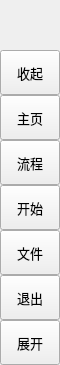
        <widget class="QFrame" name="leftMenuBg">
         <property name="minimumSize">
          <size>
           <width>60</width>
           <height>0</height>
          </size>
         </property>
         <property name="maximumSize">
          <size>
           <width>60</width>
           <height>16777215</height>
          </size>
         </property>
         <property name="frameShape">
          <enum>QFrame::NoFrame</enum>
         </property>
         <property name="frameShadow">
          <enum>QFrame::Raised</enum>
         </property>
         <layout class="QVBoxLayout" name="verticalLayout_3">
          <property name="spacing">
           <number>0</number>
          </property>
          <property name="leftMargin">
           <number>0</number>
          </property>
          <property name="topMargin">
           <number>0</number>
          </property>
          <property name="rightMargin">
           <number>0</number>
          </property>
          <property name="bottomMargin">
           <number>0</number>
          </property>
          <item>
           <widget class="QFrame" name="topLogoInfo">
            <property name="enabled">
             <bool>true</bool>
            </property>
            <property name="minimumSize">
             <size>
              <width>0</width>
              <height>50</height>
             </size>
            </property>
            <property name="maximumSize">
             <size>
              <width>16777215</width>
              <height>50</height>
             </size>
            </property>
            <property name="frameShape">
             <enum>QFrame::NoFrame</enum>
            </property>
            <property name="frameShadow">
             <enum>QFrame::Raised</enum>
            </property>
            <widget class="QFrame" name="topLogo">
             <property name="geometry">
              <rect>
               <x>10</x>
               <y>5</y>
               <width>42</width>
               <height>42</height>
              </rect>
             </property>
             <property name="minimumSize">
              <size>
               <width>42</width>
               <height>42</height>
              </size>
             </property>
             <property name="maximumSize">
              <size>
               <width>42</width>
               <height>42</height>
              </size>
             </property>
             <property name="autoFillBackground">
              <bool>false</bool>
             </property>
             <property name="styleSheet">
              <string notr="true">background-image: url(:/images/images/images/logo_45.png);</string>
             </property>
             <property name="frameShape">
              <enum>QFrame::NoFrame</enum>
             </property>
             <property name="frameShadow">
              <enum>QFrame::Raised</enum>
             </property>
            </widget>
            <widget class="QLabel" name="titleLeftApp">
             <property name="geometry">
              <rect>
               <x>70</x>
               <y>8</y>
               <width>160</width>
               <height>20</height>
              </rect>
             </property>
             <property name="font">
              <font>
               <family>Segoe UI Semibold</family>
               <pointsize>12</pointsize>
               <weight>7</weight>
               <italic>false</italic>
               <bold>false</bold>
              </font>
             </property>
             <property name="text">
              <string>toy-checksum</string>
             </property>
             <property name="alignment">
              <set>Qt::AlignLeading|Qt::AlignLeft|Qt::AlignTop</set>
             </property>
             <property name="margin">
              <number>2</number>
             </property>
            </widget>
            <widget class="QLabel" name="titleLeftDescription">
             <property name="geometry">
              <rect>
               <x>70</x>
               <y>27</y>
               <width>160</width>
               <height>16</height>
              </rect>
             </property>
             <property name="maximumSize">
              <size>
               <width>16777215</width>
               <height>16</height>
              </size>
             </property>
             <property name="font">
              <font>
               <family>Segoe UI</family>
               <pointsize>8</pointsize>
               <weight>50</weight>
               <italic>false</italic>
               <bold>false</bold>
              </font>
             </property>
             <property name="text">
              <string>DURUII</string>
             </property>
             <property name="alignment">
              <set>Qt::AlignLeading|Qt::AlignLeft|Qt::AlignTop</set>
             </property>
             <property name="margin">
              <number>2</number>
             </property>
            </widget>
           </widget>
          </item>
          <item>
           <widget class="QFrame" name="leftMenuFrame">
            <property name="frameShape">
             <enum>QFrame::NoFrame</enum>
            </property>
            <property name="frameShadow">
             <enum>QFrame::Raised</enum>
            </property>
            <layout class="QVBoxLayout" name="verticalMenuLayout">
             <property name="spacing">
              <number>0</number>
             </property>
             <property name="leftMargin">
              <number>0</number>
             </property>
             <property name="topMargin">
              <number>0</number>
             </property>
             <property name="rightMargin">
              <number>0</number>
             </property>
             <property name="bottomMargin">
              <number>0</number>
             </property>
             <item>
              <widget class="QFrame" name="toggleBox">
               <property name="maximumSize">
                <size>
                 <width>16777215</width>
                 <height>45</height>
                </size>
               </property>
               <property name="frameShape">
                <enum>QFrame::NoFrame</enum>
               </property>
               <property name="frameShadow">
                <enum>QFrame::Raised</enum>
               </property>
               <layout class="QVBoxLayout" name="verticalLayout_4">
                <property name="spacing">
                 <number>0</number>
                </property>
                <property name="leftMargin">
                 <number>0</number>
                </property>
                <property name="topMargin">
                 <number>0</number>
                </property>
                <property name="rightMargin">
                 <number>0</number>
                </property>
                <property name="bottomMargin">
                 <number>0</number>
                </property>
                <item>
                 <widget class="QPushButton" name="toggleButton">
                  <property name="sizePolicy">
                   <sizepolicy hsizetype="Expanding" vsizetype="Fixed">
                    <horstretch>0</horstretch>
                    <verstretch>0</verstretch>
                   </sizepolicy>
                  </property>
                  <property name="minimumSize">
                   <size>
                    <width>0</width>
                    <height>45</height>
                   </size>
                  </property>
                  <property name="font">
                   <font>
                    <family>Segoe UI</family>
                    <pointsize>10</pointsize>
                    <weight>50</weight>
                    <italic>false</italic>
                    <bold>false</bold>
                   </font>
                  </property>
                  <property name="cursor">
                   <cursorShape>PointingHandCursor</cursorShape>
                  </property>
                  <property name="layoutDirection">
                   <enum>Qt::LeftToRight</enum>
                  </property>
                  <property name="styleSheet">
                   <string notr="true">background-image: url(:/icons/images/icons/icon_menu.png);</string>
                  </property>
                  <property name="text">
                   <string>收起</string>
                  </property>
                 </widget>
                </item>
               </layout>
              </widget>
             </item>
             <item alignment="Qt::AlignTop">
              <widget class="QFrame" name="topMenu">
               <property name="frameShape">
                <enum>QFrame::NoFrame</enum>
               </property>
               <property name="frameShadow">
                <enum>QFrame::Raised</enum>
               </property>
               <layout class="QVBoxLayout" name="verticalLayout_8">
                <property name="spacing">
                 <number>0</number>
                </property>
                <property name="leftMargin">
                 <number>0</number>
                </property>
                <property name="topMargin">
                 <number>0</number>
                </property>
                <property name="rightMargin">
                 <number>0</number>
                </property>
                <property name="bottomMargin">
                 <number>0</number>
                </property>
                <item>
                 <widget class="QPushButton" name="btn_home">
                  <property name="sizePolicy">
                   <sizepolicy hsizetype="Expanding" vsizetype="Fixed">
                    <horstretch>0</horstretch>
                    <verstretch>0</verstretch>
                   </sizepolicy>
                  </property>
                  <property name="minimumSize">
                   <size>
                    <width>0</width>
                    <height>45</height>
                   </size>
                  </property>
                  <property name="font">
                   <font>
                    <family>Segoe UI</family>
                    <pointsize>10</pointsize>
                    <weight>50</weight>
                    <italic>false</italic>
                    <bold>false</bold>
                   </font>
                  </property>
                  <property name="cursor">
                   <cursorShape>PointingHandCursor</cursorShape>
                  </property>
                  <property name="layoutDirection">
                   <enum>Qt::LeftToRight</enum>
                  </property>
                  <property name="styleSheet">
                   <string notr="true">background-image: url(:/icons/images/icons/cil-home.png);</string>
                  </property>
                  <property name="text">
                   <string>主页</string>
                  </property>
                 </widget>
                </item>
                <item>
                 <widget class="QPushButton" name="btn_widgets">
                  <property name="sizePolicy">
                   <sizepolicy hsizetype="Expanding" vsizetype="Fixed">
                    <horstretch>0</horstretch>
                    <verstretch>0</verstretch>
                   </sizepolicy>
                  </property>
                  <property name="minimumSize">
                   <size>
                    <width>0</width>
                    <height>45</height>
                   </size>
                  </property>
                  <property name="font">
                   <font>
                    <family>Segoe UI</family>
                    <pointsize>10</pointsize>
                    <weight>50</weight>
                    <italic>false</italic>
                    <bold>false</bold>
                   </font>
                  </property>
                  <property name="cursor">
                   <cursorShape>PointingHandCursor</cursorShape>
                  </property>
                  <property name="layoutDirection">
                   <enum>Qt::LeftToRight</enum>
                  </property>
                  <property name="styleSheet">
                   <string notr="true">background-image: url(:/icons/images/icons/cil-gamepad.png);</string>
                  </property>
                  <property name="text">
                   <string>流程</string>
                  </property>
                 </widget>
                </item>
                <item>
                 <widget class="QPushButton" name="btn_new">
                  <property name="sizePolicy">
                   <sizepolicy hsizetype="Expanding" vsizetype="Fixed">
                    <horstretch>0</horstretch>
                    <verstretch>0</verstretch>
                   </sizepolicy>
                  </property>
                  <property name="minimumSize">
                   <size>
                    <width>0</width>
                    <height>45</height>
                   </size>
                  </property>
                  <property name="font">
                   <font>
                    <family>Segoe UI</family>
                    <pointsize>10</pointsize>
                    <weight>50</weight>
                    <italic>false</italic>
                    <bold>false</bold>
                   </font>
                  </property>
                  <property name="cursor">
                   <cursorShape>PointingHandCursor</cursorShape>
                  </property>
                  <property name="layoutDirection">
                   <enum>Qt::LeftToRight</enum>
                  </property>
                  <property name="styleSheet">
                   <string notr="true">background-image: url(:/icons/images/icons/cil-file.png);</string>
                  </property>
                  <property name="text">
                   <string>开始</string>
                  </property>
                 </widget>
                </item>
                <item>
                 <widget class="QPushButton" name="btn_save">
                  <property name="sizePolicy">
                   <sizepolicy hsizetype="Expanding" vsizetype="Fixed">
                    <horstretch>0</horstretch>
                    <verstretch>0</verstretch>
                   </sizepolicy>
                  </property>
                  <property name="minimumSize">
                   <size>
                    <width>0</width>
                    <height>45</height>
                   </size>
                  </property>
                  <property name="font">
                   <font>
                    <family>Segoe UI</family>
                    <pointsize>10</pointsize>
                    <weight>50</weight>
                    <italic>false</italic>
                    <bold>false</bold>
                   </font>
                  </property>
                  <property name="cursor">
                   <cursorShape>PointingHandCursor</cursorShape>
                  </property>
                  <property name="layoutDirection">
                   <enum>Qt::LeftToRight</enum>
                  </property>
                  <property name="styleSheet">
                   <string notr="true">background-image: url(:/icons/images/icons/cil-save.png)</string>
                  </property>
                  <property name="text">
                   <string>文件</string>
                  </property>
                 </widget>
                </item>
                <item>
                 <widget class="QPushButton" name="btn_exit">
                  <property name="sizePolicy">
                   <sizepolicy hsizetype="Expanding" vsizetype="Fixed">
                    <horstretch>0</horstretch>
                    <verstretch>0</verstretch>
                   </sizepolicy>
                  </property>
                  <property name="minimumSize">
                   <size>
                    <width>0</width>
                    <height>45</height>
                   </size>
                  </property>
                  <property name="font">
                   <font>
                    <family>Segoe UI</family>
                    <pointsize>10</pointsize>
                    <weight>50</weight>
                    <italic>false</italic>
                    <bold>false</bold>
                   </font>
                  </property>
                  <property name="cursor">
                   <cursorShape>PointingHandCursor</cursorShape>
                  </property>
                  <property name="layoutDirection">
                   <enum>Qt::LeftToRight</enum>
                  </property>
                  <property name="styleSheet">
                   <string notr="true">background-image: url(:/icons/images/icons/cil-x.png);</string>
                  </property>
                  <property name="text">
                   <string>退出</string>
                  </property>
                 </widget>
                </item>
               </layout>
              </widget>
             </item>
             <item alignment="Qt::AlignBottom">
              <widget class="QFrame" name="bottomMenu">
               <property name="frameShape">
                <enum>QFrame::NoFrame</enum>
               </property>
               <property name="frameShadow">
                <enum>QFrame::Raised</enum>
               </property>
               <layout class="QVBoxLayout" name="verticalLayout_9">
                <property name="spacing">
                 <number>0</number>
                </property>
                <property name="leftMargin">
                 <number>0</number>
                </property>
                <property name="topMargin">
                 <number>0</number>
                </property>
                <property name="rightMargin">
                 <number>0</number>
                </property>
                <property name="bottomMargin">
                 <number>0</number>
                </property>
                <item>
                 <widget class="QPushButton" name="toggleLeftBox">
                  <property name="sizePolicy">
                   <sizepolicy hsizetype="Expanding" vsizetype="Fixed">
                    <horstretch>0</horstretch>
                    <verstretch>0</verstretch>
                   </sizepolicy>
                  </property>
                  <property name="minimumSize">
                   <size>
                    <width>0</width>
                    <height>45</height>
                   </size>
                  </property>
                  <property name="font">
                   <font>
                    <family>Segoe UI</family>
                    <pointsize>10</pointsize>
                    <weight>50</weight>
                    <italic>false</italic>
                    <bold>false</bold>
                   </font>
                  </property>
                  <property name="cursor">
                   <cursorShape>PointingHandCursor</cursorShape>
                  </property>
                  <property name="layoutDirection">
                   <enum>Qt::LeftToRight</enum>
                  </property>
                  <property name="styleSheet">
                   <string notr="true">background-image: url(:/icons/images/icons/icon_settings.png);</string>
                  </property>
                  <property name="text">
                   <string>展开</string>
                  </property>
                 </widget>
                </item>
               </layout>
              </widget>
             </item>
            </layout>
           </widget>
          </item>
         </layout>
        </widget>
